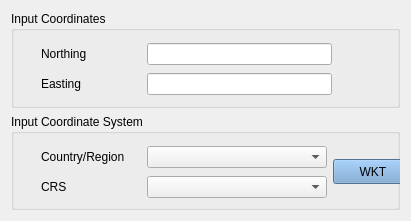
     <widget class="QWidget" name="layoutWidget">
      <property name="geometry">
       <rect>
        <x>20</x>
        <y>10</y>
        <width>411</width>
        <height>221</height>
       </rect>
      </property>
      <layout class="QVBoxLayout" name="verticalLayout">
       <item>
        <widget class="QGroupBox" name="groupBox_4">
         <property name="title">
          <string>Input Coordinates</string>
         </property>
         <widget class="QWidget" name="layoutWidget_3">
          <property name="geometry">
           <rect>
            <x>30</x>
            <y>30</y>
            <width>291</width>
            <height>58</height>
           </rect>
          </property>
          <layout class="QGridLayout" name="gridLayout_4">
           <item row="0" column="0">
            <widget class="QLabel" name="lLat">
             <property name="sizePolicy">
              <sizepolicy hsizetype="Fixed" vsizetype="Fixed">
               <horstretch>0</horstretch>
               <verstretch>0</verstretch>
              </sizepolicy>
             </property>
             <property name="minimumSize">
              <size>
               <width>100</width>
               <height>21</height>
              </size>
             </property>
             <property name="text">
              <string>Northing</string>
             </property>
            </widget>
           </item>
           <item row="0" column="1">
            <widget class="QLineEdit" name="latitude">
             <property name="alignment">
              <set>Qt::AlignRight|Qt::AlignTrailing|Qt::AlignVCenter</set>
             </property>
            </widget>
           </item>
           <item row="1" column="0">
            <widget class="QLabel" name="lLon">
             <property name="sizePolicy">
              <sizepolicy hsizetype="Fixed" vsizetype="Fixed">
               <horstretch>0</horstretch>
               <verstretch>0</verstretch>
              </sizepolicy>
             </property>
             <property name="minimumSize">
              <size>
               <width>100</width>
               <height>21</height>
              </size>
             </property>
             <property name="text">
              <string>Easting</string>
             </property>
            </widget>
           </item>
           <item row="1" column="1">
            <widget class="QLineEdit" name="longitude">
             <property name="sizePolicy">
              <sizepolicy hsizetype="Expanding" vsizetype="Fixed">
               <horstretch>0</horstretch>
               <verstretch>0</verstretch>
              </sizepolicy>
             </property>
             <property name="alignment">
              <set>Qt::AlignRight|Qt::AlignTrailing|Qt::AlignVCenter</set>
             </property>
            </widget>
           </item>
          </layout>
         </widget>
        </widget>
       </item>
       <item>
        <widget class="QGroupBox" name="groupBox_9">
         <property name="title">
          <string>Input Coordinate System</string>
         </property>
         <widget class="QWidget" name="layoutWidget_2">
          <property name="geometry">
           <rect>
            <x>30</x>
            <y>30</y>
            <width>374</width>
            <height>58</height>
           </rect>
          </property>
          <layout class="QGridLayout" name="gridLayout_3">
           <item row="0" column="0">
            <widget class="QLabel" name="label_11">
             <property name="sizePolicy">
              <sizepolicy hsizetype="Fixed" vsizetype="Preferred">
               <horstretch>0</horstretch>
               <verstretch>0</verstretch>
              </sizepolicy>
             </property>
             <property name="minimumSize">
              <size>
               <width>100</width>
               <height>0</height>
              </size>
             </property>
             <property name="text">
              <string>Country/Region</string>
             </property>
            </widget>
           </item>
           <item row="0" column="1">
            <widget class="QComboBox" name="left_coord_sys">
             <property name="sizePolicy">
              <sizepolicy hsizetype="Fixed" vsizetype="Fixed">
               <horstretch>0</horstretch>
               <verstretch>0</verstretch>
              </sizepolicy>
             </property>
             <property name="minimumSize">
              <size>
               <width>180</width>
               <height>0</height>
              </size>
             </property>
             <property name="maximumSize">
              <size>
               <width>180</width>
               <height>16777215</height>
              </size>
             </property>
             <property name="baseSize">
              <size>
               <width>180</width>
               <height>0</height>
              </size>
             </property>
            </widget>
           </item>
           <item row="0" column="2" rowspan="2">
            <widget class="QPushButton" name="lWkt">
             <property name="minimumSize">
              <size>
               <width>80</width>
               <height>25</height>
              </size>
             </property>
             <property name="maximumSize">
              <size>
               <width>80</width>
               <height>25</height>
              </size>
             </property>
             <property name="palette">
              <palette>
               <active>
                <colorrole role="WindowText">
                 <brush brushstyle="SolidPattern">
                  <color alpha="255">
                   <red>0</red>
                   <green>0</green>
                   <blue>0</blue>
                  </color>
                 </brush>
                </colorrole>
                <colorrole role="Button">
                 <brush brushstyle="SolidPattern">
                  <color alpha="255">
                   <red>114</red>
                   <green>159</green>
                   <blue>207</blue>
                  </color>
                 </brush>
                </colorrole>
                <colorrole role="Light">
                 <brush brushstyle="SolidPattern">
                  <color alpha="255">
                   <red>127</red>
                   <green>213</green>
                   <blue>255</blue>
                  </color>
                 </brush>
                </colorrole>
                <colorrole role="Midlight">
                 <brush brushstyle="SolidPattern">
                  <color alpha="255">
                   <red>63</red>
                   <green>191</green>
                   <blue>255</blue>
                  </color>
                 </brush>
                </colorrole>
                <colorrole role="Dark">
                 <brush brushstyle="SolidPattern">
                  <color alpha="255">
                   <red>0</red>
                   <green>85</green>
                   <blue>127</blue>
                  </color>
                 </brush>
                </colorrole>
                <colorrole role="Mid">
                 <brush brushstyle="SolidPattern">
                  <color alpha="255">
                   <red>0</red>
                   <green>113</green>
                   <blue>170</blue>
                  </color>
                 </brush>
                </colorrole>
                <colorrole role="Text">
                 <brush brushstyle="SolidPattern">
                  <color alpha="255">
                   <red>0</red>
                   <green>0</green>
                   <blue>0</blue>
                  </color>
                 </brush>
                </colorrole>
                <colorrole role="BrightText">
                 <brush brushstyle="SolidPattern">
                  <color alpha="255">
                   <red>255</red>
                   <green>255</green>
                   <blue>255</blue>
                  </color>
                 </brush>
                </colorrole>
                <colorrole role="ButtonText">
                 <brush brushstyle="SolidPattern">
                  <color alpha="255">
                   <red>0</red>
                   <green>0</green>
                   <blue>0</blue>
                  </color>
                 </brush>
                </colorrole>
                <colorrole role="Base">
                 <brush brushstyle="SolidPattern">
                  <color alpha="255">
                   <red>114</red>
                   <green>159</green>
                   <blue>207</blue>
                  </color>
                 </brush>
                </colorrole>
                <colorrole role="Window">
                 <brush brushstyle="SolidPattern">
                  <color alpha="255">
                   <red>114</red>
                   <green>159</green>
                   <blue>207</blue>
                  </color>
                 </brush>
                </colorrole>
                <colorrole role="Shadow">
                 <brush brushstyle="SolidPattern">
                  <color alpha="255">
                   <red>0</red>
                   <green>0</green>
                   <blue>0</blue>
                  </color>
                 </brush>
                </colorrole>
                <colorrole role="AlternateBase">
                 <brush brushstyle="SolidPattern">
                  <color alpha="255">
                   <red>127</red>
                   <green>212</green>
                   <blue>255</blue>
                  </color>
                 </brush>
                </colorrole>
                <colorrole role="ToolTipBase">
                 <brush brushstyle="SolidPattern">
                  <color alpha="255">
                   <red>255</red>
                   <green>255</green>
                   <blue>220</blue>
                  </color>
                 </brush>
                </colorrole>
                <colorrole role="ToolTipText">
                 <brush brushstyle="SolidPattern">
                  <color alpha="255">
                   <red>0</red>
                   <green>0</green>
                   <blue>0</blue>
                  </color>
                 </brush>
                </colorrole>
               </active>
               <inactive>
                <colorrole role="WindowText">
                 <brush brushstyle="SolidPattern">
                  <color alpha="255">
                   <red>0</red>
                   <green>0</green>
                   <blue>0</blue>
                  </color>
                 </brush>
                </colorrole>
                <colorrole role="Button">
                 <brush brushstyle="SolidPattern">
                  <color alpha="255">
                   <red>114</red>
                   <green>159</green>
                   <blue>207</blue>
                  </color>
                 </brush>
                </colorrole>
                <colorrole role="Light">
                 <brush brushstyle="SolidPattern">
                  <color alpha="255">
                   <red>127</red>
                   <green>213</green>
                   <blue>255</blue>
                  </color>
                 </brush>
                </colorrole>
                <colorrole role="Midlight">
                 <brush brushstyle="SolidPattern">
                  <color alpha="255">
                   <red>63</red>
                   <green>191</green>
                   <blue>255</blue>
                  </color>
                 </brush>
                </colorrole>
                <colorrole role="Dark">
                 <brush brushstyle="SolidPattern">
                  <color alpha="255">
                   <red>0</red>
                   <green>85</green>
                   <blue>127</blue>
                  </color>
                 </brush>
                </colorrole>
                <colorrole role="Mid">
                 <brush brushstyle="SolidPattern">
                  <color alpha="255">
                   <red>0</red>
                   <green>113</green>
                   <blue>170</blue>
                  </color>
                 </brush>
                </colorrole>
                <colorrole role="Text">
                 <brush brushstyle="SolidPattern">
                  <color alpha="255">
                   <red>0</red>
                   <green>0</green>
                   <blue>0</blue>
                  </color>
                 </brush>
                </colorrole>
                <colorrole role="BrightText">
                 <brush brushstyle="SolidPattern">
                  <color alpha="255">
                   <red>255</red>
                   <green>255</green>
                   <blue>255</blue>
                  </color>
                 </brush>
                </colorrole>
                <colorrole role="ButtonText">
                 <brush brushstyle="SolidPattern">
                  <color alpha="255">
                   <red>0</red>
                   <green>0</green>
                   <blue>0</blue>
                  </color>
                 </brush>
                </colorrole>
                <colorrole role="Base">
                 <brush brushstyle="SolidPattern">
                  <color alpha="255">
                   <red>114</red>
                   <green>159</green>
                   <blue>207</blue>
                  </color>
                 </brush>
                </colorrole>
                <colorrole role="Window">
                 <brush brushstyle="SolidPattern">
                  <color alpha="255">
                   <red>114</red>
                   <green>159</green>
                   <blue>207</blue>
                  </color>
                 </brush>
                </colorrole>
                <colorrole role="Shadow">
                 <brush brushstyle="SolidPattern">
                  <color alpha="255">
                   <red>0</red>
                   <green>0</green>
                   <blue>0</blue>
                  </color>
                 </brush>
                </colorrole>
                <colorrole role="AlternateBase">
                 <brush brushstyle="SolidPattern">
                  <color alpha="255">
                   <red>127</red>
                   <green>212</green>
                   <blue>255</blue>
                  </color>
                 </brush>
                </colorrole>
                <colorrole role="ToolTipBase">
                 <brush brushstyle="SolidPattern">
                  <color alpha="255">
                   <red>255</red>
                   <green>255</green>
                   <blue>220</blue>
                  </color>
                 </brush>
                </colorrole>
                <colorrole role="ToolTipText">
                 <brush brushstyle="SolidPattern">
                  <color alpha="255">
                   <red>0</red>
                   <green>0</green>
                   <blue>0</blue>
                  </color>
                 </brush>
                </colorrole>
               </inactive>
               <disabled>
                <colorrole role="WindowText">
                 <brush brushstyle="SolidPattern">
                  <color alpha="255">
                   <red>0</red>
                   <green>85</green>
                   <blue>127</blue>
                  </color>
                 </brush>
                </colorrole>
                <colorrole role="Button">
                 <brush brushstyle="SolidPattern">
                  <color alpha="255">
                   <red>114</red>
                   <green>159</green>
                   <blue>207</blue>
                  </color>
                 </brush>
                </colorrole>
                <colorrole role="Light">
                 <brush brushstyle="SolidPattern">
                  <color alpha="255">
                   <red>127</red>
                   <green>213</green>
                   <blue>255</blue>
                  </color>
                 </brush>
                </colorrole>
                <colorrole role="Midlight">
                 <brush brushstyle="SolidPattern">
                  <color alpha="255">
                   <red>63</red>
                   <green>191</green>
                   <blue>255</blue>
                  </color>
                 </brush>
                </colorrole>
                <colorrole role="Dark">
                 <brush brushstyle="SolidPattern">
                  <color alpha="255">
                   <red>0</red>
                   <green>85</green>
                   <blue>127</blue>
                  </color>
                 </brush>
                </colorrole>
                <colorrole role="Mid">
                 <brush brushstyle="SolidPattern">
                  <color alpha="255">
                   <red>0</red>
                   <green>113</green>
                   <blue>170</blue>
                  </color>
                 </brush>
                </colorrole>
                <colorrole role="Text">
                 <brush brushstyle="SolidPattern">
                  <color alpha="255">
                   <red>0</red>
                   <green>85</green>
                   <blue>127</blue>
                  </color>
                 </brush>
                </colorrole>
                <colorrole role="BrightText">
                 <brush brushstyle="SolidPattern">
                  <color alpha="255">
                   <red>255</red>
                   <green>255</green>
                   <blue>255</blue>
                  </color>
                 </brush>
                </colorrole>
                <colorrole role="ButtonText">
                 <brush brushstyle="SolidPattern">
                  <color alpha="255">
                   <red>0</red>
                   <green>85</green>
                   <blue>127</blue>
                  </color>
                 </brush>
                </colorrole>
                <colorrole role="Base">
                 <brush brushstyle="SolidPattern">
                  <color alpha="255">
                   <red>114</red>
                   <green>159</green>
                   <blue>207</blue>
                  </color>
                 </brush>
                </colorrole>
                <colorrole role="Window">
                 <brush brushstyle="SolidPattern">
                  <color alpha="255">
                   <red>114</red>
                   <green>159</green>
                   <blue>207</blue>
                  </color>
                 </brush>
                </colorrole>
                <colorrole role="Shadow">
                 <brush brushstyle="SolidPattern">
                  <color alpha="255">
                   <red>0</red>
                   <green>0</green>
                   <blue>0</blue>
                  </color>
                 </brush>
                </colorrole>
                <colorrole role="AlternateBase">
                 <brush brushstyle="SolidPattern">
                  <color alpha="255">
                   <red>0</red>
                   <green>170</green>
                   <blue>255</blue>
                  </color>
                 </brush>
                </colorrole>
                <colorrole role="ToolTipBase">
                 <brush brushstyle="SolidPattern">
                  <color alpha="255">
                   <red>255</red>
                   <green>255</green>
                   <blue>220</blue>
                  </color>
                 </brush>
                </colorrole>
                <colorrole role="ToolTipText">
                 <brush brushstyle="SolidPattern">
                  <color alpha="255">
                   <red>0</red>
                   <green>0</green>
                   <blue>0</blue>
                  </color>
                 </brush>
                </colorrole>
               </disabled>
              </palette>
             </property>
             <property name="styleSheet">
              <string notr="true">background-color: rgb(114, 159, 207);</string>
             </property>
             <property name="text">
              <string>WKT</string>
             </property>
            </widget>
           </item>
           <item row="1" column="0">
            <widget class="QLabel" name="label_12">
             <property name="sizePolicy">
              <sizepolicy hsizetype="Fixed" vsizetype="Preferred">
               <horstretch>0</horstretch>
               <verstretch>0</verstretch>
              </sizepolicy>
             </property>
             <property name="minimumSize">
              <size>
               <width>100</width>
               <height>0</height>
              </size>
             </property>
             <property name="text">
              <string>CRS</string>
             </property>
            </widget>
           </item>
           <item row="1" column="1">
            <widget class="QComboBox" name="left_crs_select">
             <property name="sizePolicy">
              <sizepolicy hsizetype="Fixed" vsizetype="Fixed">
               <horstretch>0</horstretch>
               <verstretch>0</verstretch>
              </sizepolicy>
             </property>
             <property name="minimumSize">
              <size>
               <width>180</width>
               <height>0</height>
              </size>
             </property>
             <property name="maximumSize">
              <size>
               <width>180</width>
               <height>16777215</height>
              </size>
             </property>
             <property name="baseSize">
              <size>
               <width>180</width>
               <height>0</height>
              </size>
             </property>
            </widget>
           </item>
          </layout>
         </widget>
        </widget>
       </item>
      </layout>
     </widget>
